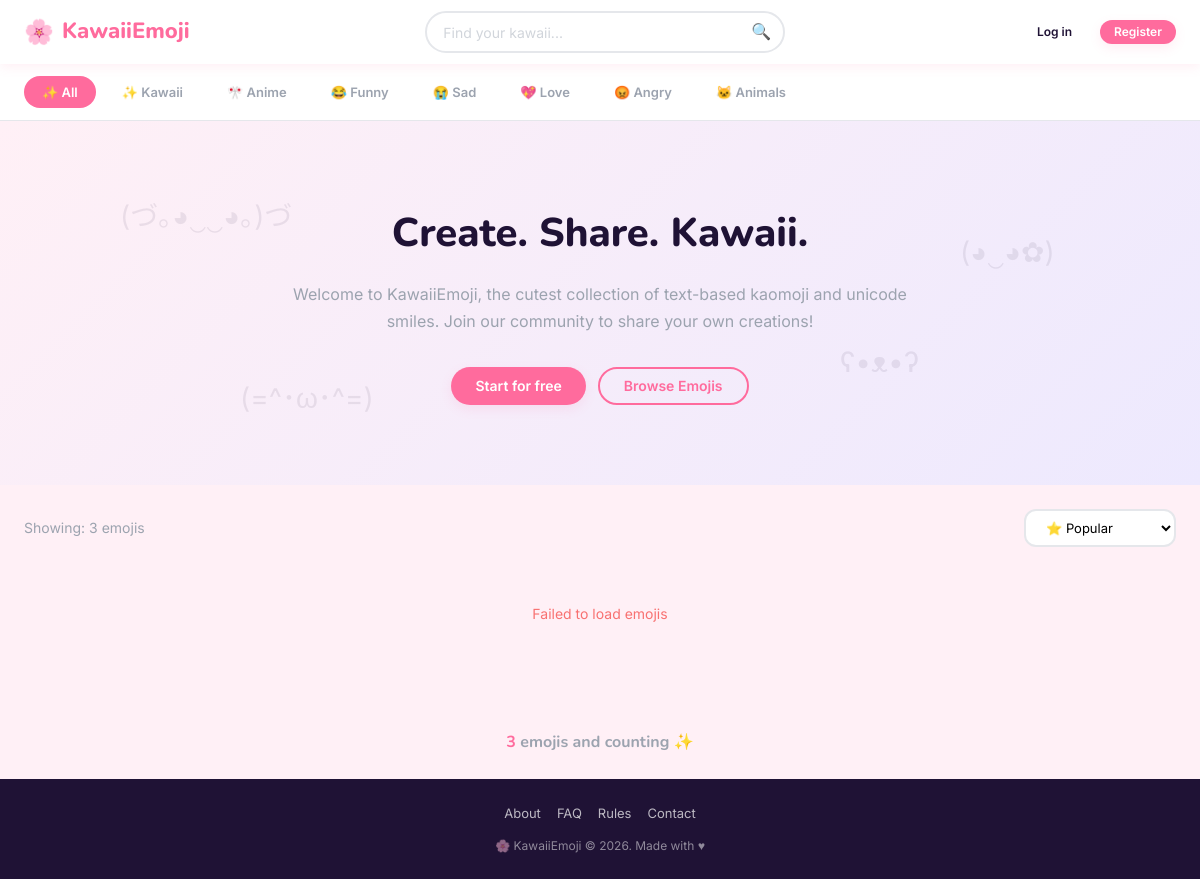
Page /app/index.php on the committed database.
### tables this page shows
CREATE TABLE emoji_categories (
    slug        VARCHAR(80) PRIMARY KEY,
    emoji       VARCHAR(16) NOT NULL,
    name        VARCHAR(50) NOT NULL UNIQUE,
    is_default  TINYINT(1)  NOT NULL DEFAULT 0,
    created_by  INT NULL,
    created_at  TIMESTAMP   DEFAULT CURRENT_TIMESTAMP,
    FOREIGN KEY (created_by) REFERENCES users(id) ON DELETE SET NULL
) DEFAULT CHARSET=utf8mb4 COLLATE=utf8mb4_unicode_ci;

### app/categories.php (called while the page is built, shortened)
<?php
function categoriesTableExists(PDO $pdo): bool
{
    static $exists = null;
    try {
        $stmt = $pdo->query("SHOW TABLES LIKE 'emoji_categories'");
        $exists = (bool) $stmt->fetchColumn();
    } catch (PDOException $e) {
        $exists = false;
    }
    return $exists;
}
function buildCategoryLabel(array $category): string
{
    $emoji = trim((string) ($category['emoji'] ?? ''));
    $name = trim((string) ($category['name'] ?? ''));
    return trim($emoji . ' ' . $name);
}
function getAllCategories(PDO $pdo): array
{
    if (!categoriesTableExists($pdo)) {
        return getFallbackCategories();
    }
    $stmt = $pdo->query(
        "SELECT slug, emoji, name, is_default
         FROM emoji_categories
         ORDER BY is_default DESC,
                  FIELD(slug, 'kawaii', 'anime', 'funny', 'sad', 'love', 'angry', 'animals'),
                  created_at ASC,
                  name ASC"
    );
    return $stmt->fetchAll();
}

### app/index.php (the view, shortened to what this page needs)
<?php
require_once 'db.php';
require_once 'categories.php';
$stmt = $pdo->query("SELECT COUNT(*) as total FROM emojis");
$row = $stmt->fetch();
$total_emojis = $row['total'] ?? 0;
$categories = getAllCategories($pdo);
?>
<!DOCTYPE html>
<html lang="en">
<head>
    <link rel="stylesheet" href="/assets/css/style.css">
</head>
<body>
    <header class="header">
        <div class="header-inner">
            <a href="/" class="logo">
                <span class="logo-icon">🌸</span>
                <span>KawaiiEmoji</span>
            </a>
            <div class="search-bar">
                <input type="text" id="search-input" placeholder="Find your kawaii...">
                <span class="search-icon">🔍</span>
            </div>
            <div class="header-actions">
                <?php if (isset($_SESSION['user_id'])): ?>
                <a href="/profile.php?id=<?= $_SESSION['user_id'] ?>" class="btn btn-ghost btn-sm">👤 Profile</a>
                <a href="/upload.php" class="btn btn-primary btn-sm">Upload ✨</a>
                <a href="/api/auth.php?action=logout" class="btn btn-ghost btn-sm">Logout</a>
                <?php else: ?>
                <a href="/login.php" class="btn btn-ghost btn-sm">Log in</a>
                <a href="/register.php" class="btn btn-primary btn-sm">Register</a>
                <?php endif; ?>
            </div>
        </div>
    </header>
    <nav class="category-nav">
        <div class="category-nav-inner">
            <button class="category-tab active" data-category="">✨ All</button>
            <?php foreach ($categories as $category): ?>
            <button class="category-tab" data-category="<?= htmlspecialchars($category['slug'], ENT_QUOTES) ?>">
                <?= htmlspecialchars(buildCategoryLabel($category)) ?>
            </button>
            <?php endforeach; ?>
        </div>
    </nav>
    <?php if (!isset($_SESSION['user_id'])): ?>
    <section class="hero">
        <div class="floating-emojis">
            <div class="floating-emoji" style="left: 10%; top: 20%;">(づ｡◕‿‿◕｡)づ</div>
            <div class="floating-emoji" style="left: 80%; top: 30%;">(◕‿◕✿)</div>
            <div class="floating-emoji" style="left: 20%; top: 70%;">(=^･ω･^=)</div>
            <div class="floating-emoji" style="left: 70%; top: 60%;">ʕ•ᴥ•ʔ</div>
        </div>
        <div class="hero-content">
            <h1>Create. Share. Kawaii.</h1>
            <p>Welcome to KawaiiEmoji, the cutest collection of text-based kaomoji and unicode smiles. Join our
                community to share your own creations!</p>
            <div class="hero-buttons">
                <a href="/register.php" class="btn btn-primary">Start for free</a>
                <a href="#gallery" class="btn btn-secondary">Browse Emojis</a>
            </div>
        </div>
    </section>
    <?php endif; ?>
    <main id="gallery">
        <div class="gallery-header">
            <div class="gallery-count">Showing: <?= number_format($total_emojis) ?> emojis</div>
            <div class="gallery-sort">
                <select id="sort-select">
                    <option value="popular">⭐ Popular</option>
                </select>
            </div>
        </div>
        <div class="gallery-grid">
        </div>
        <div class="live-stats">
            <span><?= number_format($total_emojis) ?></span> emojis and counting ✨
        </div>
    </main>
    <footer class="footer">
        <div class="footer-inner">
            <div class="footer-links">
                <a href="#">About</a>
                <a href="#">FAQ</a>
                <a href="#">Rules</a>
                <a href="#">Contact</a>
            </div>
            <div class="footer-credit">
                🌸 KawaiiEmoji © 2026. Made with ♥
            </div>
        </div>
    </footer>
</body>
</html>

### rows in the picture
emoji_categories: buildCategoryLabel($category) "✨ Kawaii"
emoji_categories: buildCategoryLabel($category) "🎌 Anime"
emoji_categories: buildCategoryLabel($category) "😂 Funny"
emoji_categories: buildCategoryLabel($category) "😭 Sad"
emoji_categories: buildCategoryLabel($category) "💖 Love"
emoji_categories: buildCategoryLabel($category) "😡 Angry"
emoji_categories: buildCategoryLabel($category) "🐱 Animals"

### other values in the picture
$total_emojis "3"
